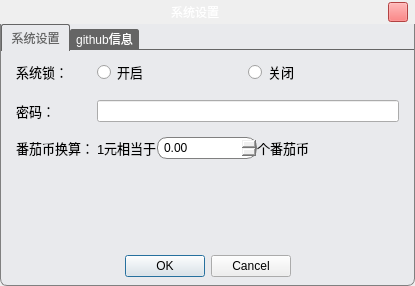
<?xml version="1.0" encoding="UTF-8"?>
<ui version="4.0">
 <class>Dialog</class>
 <widget class="QDialog" name="Dialog">
  <property name="geometry">
   <rect>
    <x>0</x>
    <y>0</y>
    <width>415</width>
    <height>286</height>
   </rect>
  </property>
  <property name="windowTitle">
   <string>Dialog</string>
  </property>
  <property name="styleSheet">
   <string notr="true">QTabWidget QStackedWidget{   // 这里QStackedWidget背景设置成透明/其它颜色  
    background: transparent;    
}</string>
  </property>
  <layout class="QVBoxLayout" name="verticalLayout" stretch="0,9">
   <property name="spacing">
    <number>0</number>
   </property>
   <property name="leftMargin">
    <number>0</number>
   </property>
   <property name="topMargin">
    <number>0</number>
   </property>
   <property name="rightMargin">
    <number>0</number>
   </property>
   <property name="bottomMargin">
    <number>0</number>
   </property>
   <item>
    <widget class="QWidget" name="windowBar" native="true">
     <property name="styleSheet">
      <string notr="true">QWidget#windowBar{
background:gray;
border-top:1px solid gray;
border-right:1px solid gray;
border-left:1px solid gray;
border-top-left-radius:7px;
border-top-right-radius:7px;
}
#windowBar&gt;QPushButton{
border-radius:10px
}</string>
     </property>
     <layout class="QHBoxLayout" name="horizontalLayout">
      <property name="spacing">
       <number>5</number>
      </property>
      <property name="leftMargin">
       <number>7</number>
      </property>
      <property name="topMargin">
       <number>2</number>
      </property>
      <property name="rightMargin">
       <number>7</number>
      </property>
      <property name="bottomMargin">
       <number>2</number>
      </property>
      <item>
       <spacer name="horizontalSpacer">
        <property name="orientation">
         <enum>Qt::Horizontal</enum>
        </property>
        <property name="sizeHint" stdset="0">
         <size>
          <width>217</width>
          <height>20</height>
         </size>
        </property>
       </spacer>
      </item>
      <item>
       <widget class="QLabel" name="label">
        <property name="font">
         <font>
          <family>Microsoft YaHei UI</family>
         </font>
        </property>
        <property name="styleSheet">
         <string notr="true">color:white;</string>
        </property>
        <property name="text">
         <string>系统设置</string>
        </property>
       </widget>
      </item>
      <item>
       <spacer name="horizontalSpacer_2">
        <property name="orientation">
         <enum>Qt::Horizontal</enum>
        </property>
        <property name="sizeHint" stdset="0">
         <size>
          <width>216</width>
          <height>20</height>
         </size>
        </property>
       </spacer>
      </item>
      <item>
       <widget class="QPushButton" name="closePushButton">
        <property name="minimumSize">
         <size>
          <width>20</width>
          <height>20</height>
         </size>
        </property>
        <property name="maximumSize">
         <size>
          <width>20</width>
          <height>20</height>
         </size>
        </property>
        <property name="styleSheet">
         <string notr="true">background:#F95D5C;</string>
        </property>
        <property name="text">
         <string/>
        </property>
        <property name="icon">
         <iconset resource="../icon/icons.qrc">
          <normaloff>:/icon/close_16.png</normaloff>:/icon/close_16.png</iconset>
        </property>
        <property name="iconSize">
         <size>
          <width>10</width>
          <height>10</height>
         </size>
        </property>
       </widget>
      </item>
     </layout>
    </widget>
   </item>
   <item>
    <widget class="QWidget" name="mainWidget" native="true">
     <property name="styleSheet">
      <string notr="true">QWidget#mainWidget{
	background:#e9eaed;
	border-bottom:1px solid gray;
	border-right:1px solid gray;
	border-left:1px solid gray;
	border-bottom-left-radius:7px;
	border-bottom-right-radius:7px;
}
</string>
     </property>
     <layout class="QVBoxLayout" name="verticalLayout_2">
      <property name="leftMargin">
       <number>1</number>
      </property>
      <property name="topMargin">
       <number>0</number>
      </property>
      <property name="rightMargin">
       <number>1</number>
      </property>
      <item>
       <widget class="QTabWidget" name="tabWidget">
        <property name="styleSheet">
         <string notr="true">QTabWidget::tab-bar {
	border: none;
}
QTabBar::tab {
	border: none;
	border-top-left-radius: 2px;
	border-top-right-radius: 2px;
	color: white;
	border: 1px solid #656565;
    background:#656565;
	height: 18px;
	min-width: 65px;
	padding-left: 1px;
	padding-right: 1px;
}
QTabBar::tab:hover {
	color: #656565;
	background: #E9EAED;
}
QTabBar::tab:selected {
	color: #656565;
	height: 25px;
	background: #E9EAED;
	border-bottom: 1px solid #E9EAED;
}
QTabBar::tab:!selected{
    margin-top:5px;
}

QTabWidget::pane{
	border-top: 1px solid #656565;
	margin-top: -2px;
}
#tab,#tab_2,#tab_3,#tab_4{
    background:#E9EAED;
}

</string>
        </property>
        <property name="currentIndex">
         <number>0</number>
        </property>
        <widget class="QWidget" name="sysTab">
         <property name="styleSheet">
          <string notr="true">QWidget&gt;QLineEdit{
	border:1px solid gray;
    border-radius:10px;
    padding:2px 4px;
}

</string>
         </property>
         <attribute name="title">
          <string>系统设置</string>
         </attribute>
         <layout class="QFormLayout" name="formLayout_2">
          <property name="horizontalSpacing">
           <number>3</number>
          </property>
          <property name="verticalSpacing">
           <number>15</number>
          </property>
          <property name="leftMargin">
           <number>15</number>
          </property>
          <property name="rightMargin">
           <number>15</number>
          </property>
          <item row="0" column="0">
           <widget class="QLabel" name="gitNameLabel_2">
            <property name="font">
             <font>
              <family>Microsoft YaHei UI</family>
              <pointsize>10</pointsize>
             </font>
            </property>
            <property name="text">
             <string>系统锁：</string>
            </property>
           </widget>
          </item>
          <item row="0" column="1">
           <layout class="QHBoxLayout" name="horizontalLayout_2">
            <item>
             <widget class="QRadioButton" name="radioButton_2">
              <property name="font">
               <font>
                <family>Microsoft YaHei UI</family>
                <pointsize>10</pointsize>
               </font>
              </property>
              <property name="text">
               <string>开启</string>
              </property>
             </widget>
            </item>
            <item>
             <widget class="QRadioButton" name="radioButton">
              <property name="font">
               <font>
                <family>Microsoft YaHei UI</family>
                <pointsize>10</pointsize>
               </font>
              </property>
              <property name="text">
               <string>关闭</string>
              </property>
             </widget>
            </item>
           </layout>
          </item>
          <item row="1" column="0">
           <widget class="QLabel" name="label_2">
            <property name="font">
             <font>
              <family>Microsoft YaHei UI</family>
              <pointsize>10</pointsize>
             </font>
            </property>
            <property name="text">
             <string>密码：</string>
            </property>
           </widget>
          </item>
          <item row="1" column="1">
           <widget class="QLineEdit" name="lineEdit"/>
          </item>
          <item row="2" column="0">
           <widget class="QLabel" name="label_3">
            <property name="font">
             <font>
              <family>Microsoft YaHei UI</family>
              <pointsize>10</pointsize>
             </font>
            </property>
            <property name="text">
             <string>番茄币换算：</string>
            </property>
           </widget>
          </item>
          <item row="2" column="1">
           <layout class="QHBoxLayout" name="horizontalLayout_3">
            <item>
             <widget class="QLabel" name="label_4">
              <property name="font">
               <font>
                <family>Microsoft YaHei UI</family>
                <pointsize>10</pointsize>
               </font>
              </property>
              <property name="text">
               <string>1元相当于</string>
              </property>
              <property name="alignment">
               <set>Qt::AlignLeading|Qt::AlignLeft|Qt::AlignVCenter</set>
              </property>
             </widget>
            </item>
            <item>
             <widget class="QDoubleSpinBox" name="tomatoRateSpinBox">
              <property name="minimumSize">
               <size>
                <width>100</width>
                <height>0</height>
               </size>
              </property>
              <property name="styleSheet">
               <string notr="true">QSpinBox,QDoubleSpinBox{
	border:1px solid gray;
	border-radius:10px;
	padding:2px 4px;
}

/*spinbox 抬起样式*/
QDoubleSpinBox::up-button,QSpinBox::up-button {
	subcontrol-origin:border;
    subcontrol-position:right;
    image: url(:/icon/add.png);
    width: 16px;
    height: 20px;       
}
QDoubleSpinBox::down-button,QSpinBox::down-button {
    subcontrol-origin:border;
    subcontrol-position:left;
    border-image: url(:/icon/remove.png);
    width: 16px;
    height: 17px;
}
/*按钮按下样式*/
QDoubleSpinBox::up-button:pressed,QSpinBox::up-button:pressed{
	subcontrol-origin:border;
    subcontrol-position:right;
    image: url(:/icon/add.png);
    width: 16px;
    height: 20px;       
}
  
QDoubleSpinBox::down-button:pressed,QSpinBox::down-button:pressed{
    subcontrol-position:left;
    image: url(:/icon/remove.png);
    width: 16px;
    height: 17px;
}</string>
              </property>
             </widget>
            </item>
            <item>
             <widget class="QLabel" name="label_5">
              <property name="font">
               <font>
                <family>Microsoft YaHei UI</family>
                <pointsize>10</pointsize>
               </font>
              </property>
              <property name="text">
               <string>个番茄币</string>
              </property>
             </widget>
            </item>
            <item>
             <spacer name="horizontalSpacer_3">
              <property name="orientation">
               <enum>Qt::Horizontal</enum>
              </property>
              <property name="sizeHint" stdset="0">
               <size>
                <width>40</width>
                <height>20</height>
               </size>
              </property>
             </spacer>
            </item>
           </layout>
          </item>
         </layout>
        </widget>
        <widget class="QWidget" name="gitTab">
         <property name="styleSheet">
          <string notr="true">QWidget&gt;QLineEdit{
	border:1px solid gray;
    border-radius:10px;
    padding:2px 4px;
}</string>
         </property>
         <attribute name="title">
          <string>github信息</string>
         </attribute>
         <layout class="QFormLayout" name="formLayout">
          <property name="sizeConstraint">
           <enum>QLayout::SetDefaultConstraint</enum>
          </property>
          <property name="fieldGrowthPolicy">
           <enum>QFormLayout::AllNonFixedFieldsGrow</enum>
          </property>
          <property name="horizontalSpacing">
           <number>3</number>
          </property>
          <property name="verticalSpacing">
           <number>15</number>
          </property>
          <property name="leftMargin">
           <number>15</number>
          </property>
          <property name="rightMargin">
           <number>15</number>
          </property>
          <item row="0" column="0">
           <widget class="QLabel" name="gitNameLabel">
            <property name="font">
             <font>
              <family>Microsoft YaHei UI</family>
              <pointsize>10</pointsize>
             </font>
            </property>
            <property name="text">
             <string>github用户名：</string>
            </property>
           </widget>
          </item>
          <item row="1" column="0">
           <widget class="QLabel" name="gitPasswordLabel">
            <property name="font">
             <font>
              <family>Microsoft YaHei UI</family>
              <pointsize>10</pointsize>
             </font>
            </property>
            <property name="text">
             <string>github密码：</string>
            </property>
           </widget>
          </item>
          <item row="2" column="0">
           <widget class="QLabel" name="gitProgramLabel">
            <property name="font">
             <font>
              <family>Microsoft YaHei UI</family>
              <pointsize>10</pointsize>
             </font>
            </property>
            <property name="text">
             <string>创建项目名：</string>
            </property>
           </widget>
          </item>
          <item row="0" column="1">
           <widget class="QLineEdit" name="gitNameEdit"/>
          </item>
          <item row="1" column="1">
           <widget class="QLineEdit" name="gitPasswordEdit"/>
          </item>
          <item row="2" column="1">
           <widget class="QLineEdit" name="gitProgramEdit"/>
          </item>
          <item row="3" column="0">
           <widget class="QLabel" name="linkLabel">
            <property name="font">
             <font>
              <family>Microsoft YaHei UI</family>
              <pointsize>10</pointsize>
             </font>
            </property>
            <property name="text">
             <string>生成的链接串：</string>
            </property>
           </widget>
          </item>
          <item row="3" column="1">
           <widget class="QLabel" name="linkShowLabel">
            <property name="minimumSize">
             <size>
              <width>0</width>
              <height>0</height>
             </size>
            </property>
            <property name="maximumSize">
             <size>
              <width>340</width>
              <height>16777215</height>
             </size>
            </property>
            <property name="font">
             <font>
              <family>Microsoft YaHei UI</family>
              <pointsize>10</pointsize>
             </font>
            </property>
            <property name="text">
             <string/>
            </property>
            <property name="textFormat">
             <enum>Qt::PlainText</enum>
            </property>
            <property name="alignment">
             <set>Qt::AlignLeading|Qt::AlignLeft|Qt::AlignTop</set>
            </property>
            <property name="wordWrap">
             <bool>true</bool>
            </property>
           </widget>
          </item>
         </layout>
        </widget>
       </widget>
      </item>
      <item>
       <widget class="QDialogButtonBox" name="buttonBox">
        <property name="font">
         <font>
          <family>Microsoft YaHei UI</family>
         </font>
        </property>
        <property name="styleSheet">
         <string notr="true">#buttonBox&gt;QPushButton{
	background:#656565;
	color:#FEFEFE;
	font: 9pt &quot;Microsoft YaHei UI&quot;;
	border-radius:4px;
	width:60px;
	height:24px;
	margin-top:3px;
	margin-right:8px;
}
#buttonBox&gt;QPushButton:checked{
	background:#FEFEFE;
	color:#656565;
}
#buttonBox{
	
}</string>
        </property>
        <property name="orientation">
         <enum>Qt::Horizontal</enum>
        </property>
        <property name="standardButtons">
         <set>QDialogButtonBox::Cancel|QDialogButtonBox::Ok</set>
        </property>
        <property name="centerButtons">
         <bool>true</bool>
        </property>
       </widget>
      </item>
     </layout>
    </widget>
   </item>
  </layout>
 </widget>
 <resources>
  <include location="../icon/icons.qrc"/>
 </resources>
 <connections>
  <connection>
   <sender>buttonBox</sender>
   <signal>accepted()</signal>
   <receiver>Dialog</receiver>
   <slot>accept()</slot>
   <hints>
    <hint type="sourcelabel">
     <x>438</x>
     <y>325</y>
    </hint>
    <hint type="destinationlabel">
     <x>157</x>
     <y>274</y>
    </hint>
   </hints>
  </connection>
  <connection>
   <sender>buttonBox</sender>
   <signal>rejected()</signal>
   <receiver>Dialog</receiver>
   <slot>reject()</slot>
   <hints>
    <hint type="sourcelabel">
     <x>450</x>
     <y>325</y>
    </hint>
    <hint type="destinationlabel">
     <x>286</x>
     <y>274</y>
    </hint>
   </hints>
  </connection>
  <connection>
   <sender>closePushButton</sender>
   <signal>clicked()</signal>
   <receiver>Dialog</receiver>
   <slot>reject()</slot>
   <hints>
    <hint type="sourcelabel">
     <x>450</x>
     <y>12</y>
    </hint>
    <hint type="destinationlabel">
     <x>332</x>
     <y>-7</y>
    </hint>
   </hints>
  </connection>
 </connections>
</ui>
